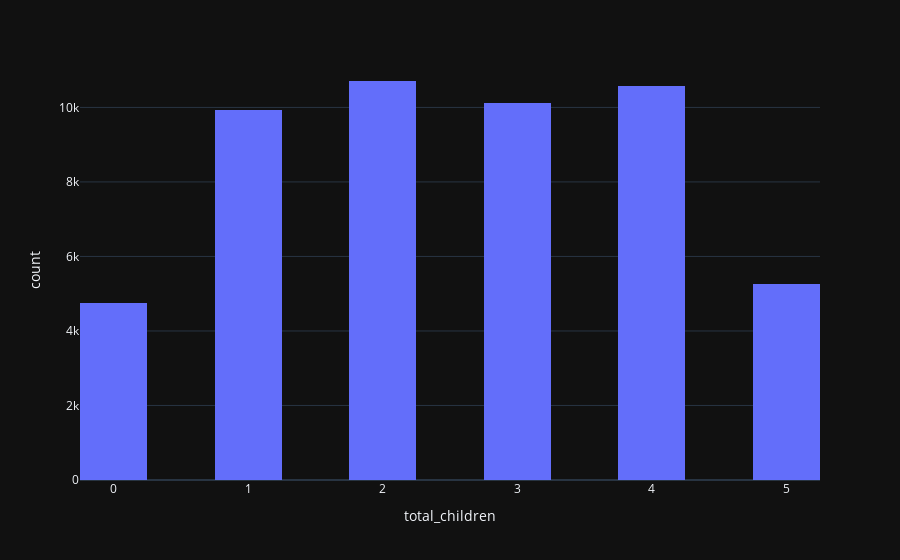

Here is the notebook cell this chart was saved with:
### Code cell
fig = px.histogram(df, x='total_children',
                   nbins=20)
fig.show()

### Figure 1 — Plotly figure (JSON) as saved in the notebook; plotly's stock layout.template omitted (floating-point values rounded to 4 significant figures; data arrays with more than 128 entries replaced by an {"elided": "..."} marker saying what was removed)
{"data": [{"alignmentgroup": "True", "bingroup": "x", "hovertemplate": "total_children=%{x}<br>count=%{y}<extra></extra>", "legendgroup": "", "marker": {"color": "#636efa", "pattern": {"shape": ""}}, "name": "", "nbinsx": 20, "offsetgroup": "", "orientation": "v", "showlegend": false, "x": {"elided": "51363 float values"}, "xaxis": "x", "yaxis": "y", "type": "histogram"}], "layout": {"xaxis": {"anchor": "y", "domain": [0.0, 1.0], "title": {"text": "total_children"}}, "yaxis": {"anchor": "x", "domain": [0.0, 1.0], "title": {"text": "count"}}, "legend": {"tracegroupgap": 0}, "margin": {"t": 60}, "barmode": "relative"}}
